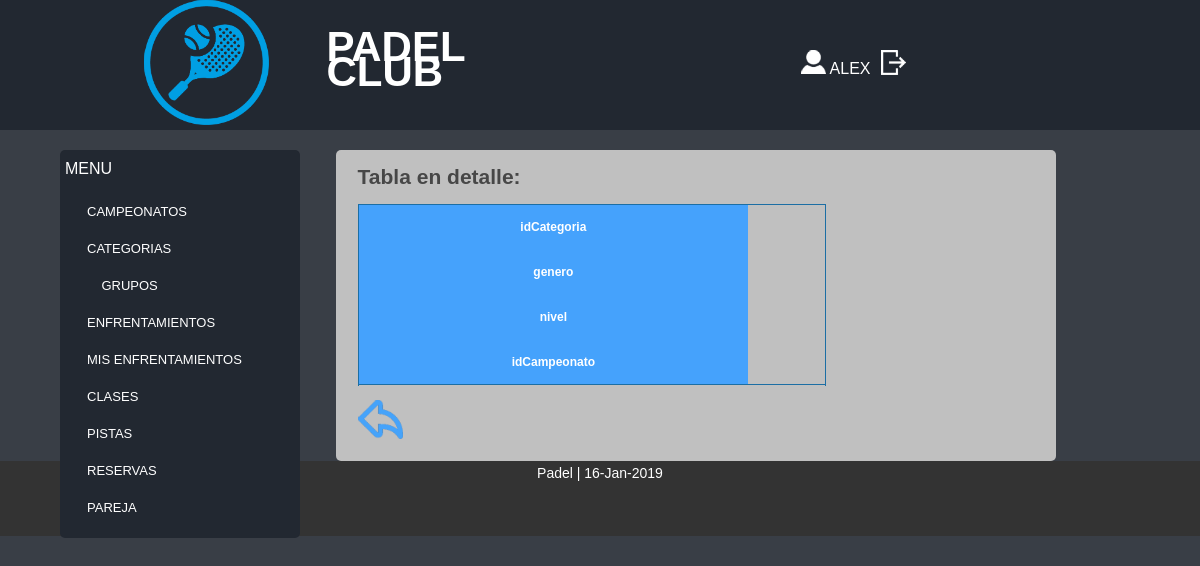
The page /Controllers/CATEGORIAS_Controller.php?action=SHOWCURRENT&idCategoria=0 (signed in) on the database as committed earlier.
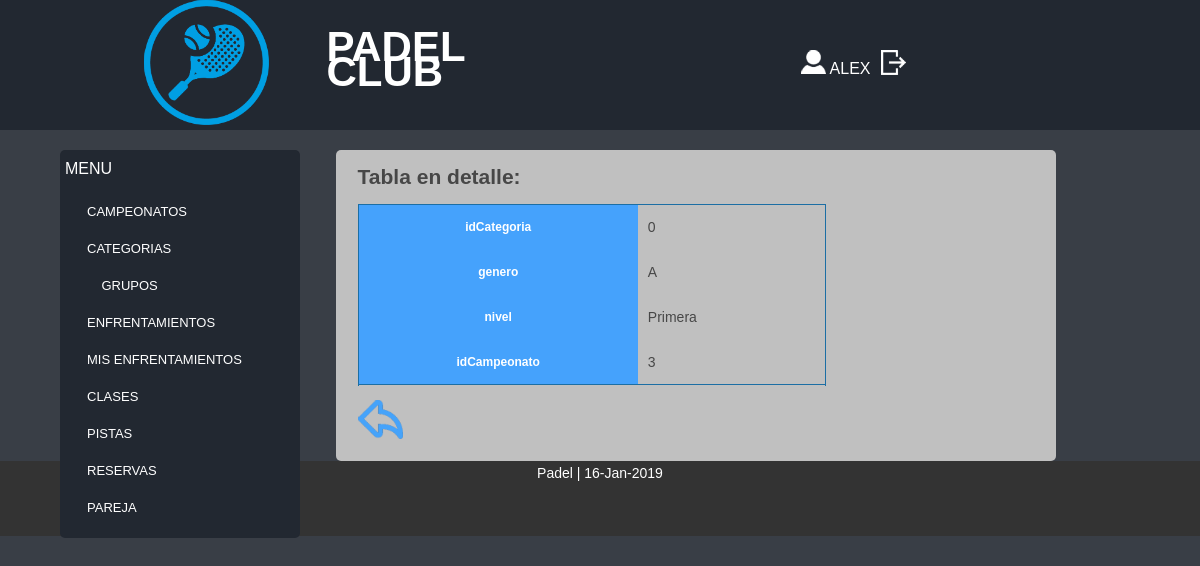
The same page on the database as committed later.
### tables this page shows
CREATE TABLE `CATEGORIA` (
  `idCategoria` int(10) NOT NULL,
  `genero` varchar(1) NOT NULL,
  `nivel` varchar(30) NOT NULL,
  `idCampeonato` int(10) NOT NULL
);

### Models/CATEGORIAS_Model.php (called while the page is built, shortened)
<?php
class CATEGORIAS_Model {
	var $idCategoria;
function __construct($idCategoria,$genero,$nivel,$idCampeonato){
	$this->idCategoria = $idCategoria;
	include_once 'Access_DB.php';
	$this->mysqli = ConnectDB();
}
function RellenaDatos(){
    $sql = "SELECT `idCategoria`, `genero`, `nivel`, `idCampeonato` from CATEGORIA where idCategoria = '$this->idCategoria'";
	$result = $this->mysqli->query($sql);
	if($result ->num_rows >0){
		$tupla = mysqli_fetch_assoc($result);
		return $tupla;
	}
	else{
		return  false;
	}
}
}
?>

### Models/Access_DB.php (called while the page is built)
<?php
function ConnectDB()
{
    $mysqli = new mysqli("", 'root', '' , 'ABP_11');
	if ($mysqli->connect_errno) {
		include '../View/MESSAGE_View.php';
		new MESSAGE("Fallo al conectar a MySQL: (" . $mysqli->connect_errno . ") " . $mysqli->connect_error, './index.php');
		return false;
	}
	else{
		return $mysqli;
	}
}
?>

### Views/CATEGORIA_SHOWCURRENT_View.php (the view, shortened to what this page needs)
<?php
class CATEGORIA_SHOWCURRENT {
	function __construct($array,$volver,$lista,$admin){
		$this->datos = $array;
		$this->volver = $volver;
		$this->lista = $lista;
		$this->render();
	}
	function render(){
		include 'Header.php';
?>
<h2>Tabla en detalle:</h2>
				<table class="tablas">
					<?php
							for($j=0;$j<count($this->lista);$j++){
								echo "<tr>";
								if(($this->lista)[$j]!='Ruta'){
									echo "<th>".($this->lista)[$j]."</th><td>".$this->datos[($this->lista)[$j]]."</td>";
								}else{
									echo "<th>".($this->lista)[$j]."</th><td><a href='".$this->datos[($this->lista)[$j]]."' target='_blank'>".$this->datos[($this->lista)[$j]]."</a></td>";
									}
								echo "<tr>";
							}
					?>
				</table>
				<p><a href="<?php echo $this->volver?>"><img src="../Views/images/atras.png" title="Atrás" alt="Atrás"></a></p>
<?php
	include 'Footer.php';
	}
}
?>

Rows that differ between the two databases and show on the page:
added categoria: idCategoria "0", genero "A", nivel "Primera", idCampeonato "3"
Other text that changed with them:
new list line: "idCategoria"
new list line: "genero"
new list line: "nivel"
new list line: "idCampeonato"
list line gone: "idCategoria"
list line gone: "genero"
list line gone: "nivel"
list line gone: "idCampeonato"
